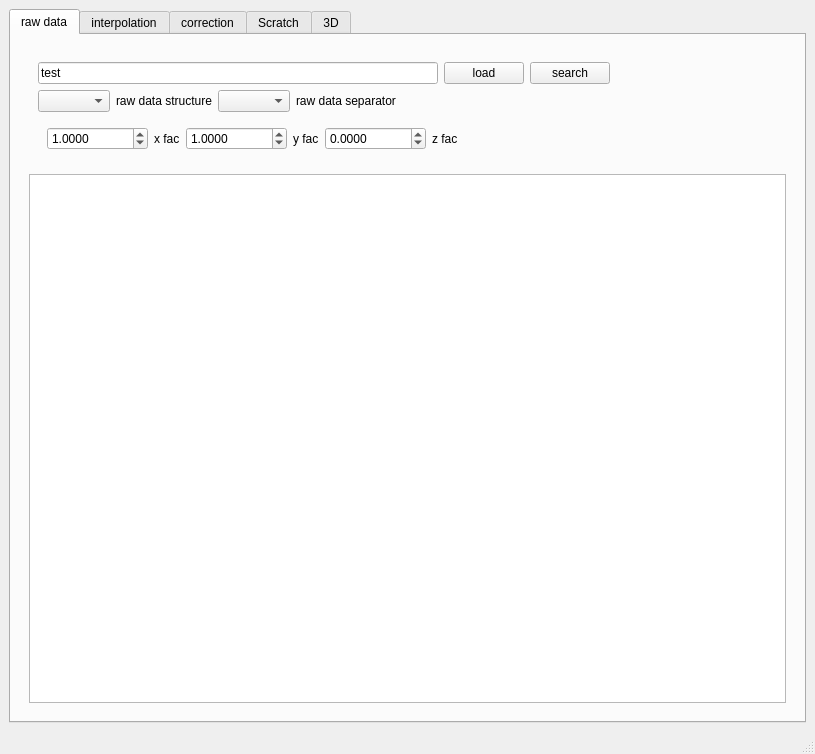
<?xml version="1.0" encoding="UTF-8"?>
<ui version="4.0">
 <class>MainWindow</class>
 <widget class="QMainWindow" name="MainWindow">
  <property name="geometry">
   <rect>
    <x>0</x>
    <y>0</y>
    <width>815</width>
    <height>754</height>
   </rect>
  </property>
  <property name="windowTitle">
   <string>MainWindow</string>
  </property>
  <widget class="QWidget" name="mainWidget">
   <layout class="QVBoxLayout" name="verticalLayout_7">
    <item>
     <widget class="QTabWidget" name="tabWidget">
      <property name="sizePolicy">
       <sizepolicy hsizetype="Expanding" vsizetype="Expanding">
        <horstretch>1</horstretch>
        <verstretch>1</verstretch>
       </sizepolicy>
      </property>
      <property name="currentIndex">
       <number>0</number>
      </property>
      <widget class="QWidget" name="raw_data_tab">
       <attribute name="title">
        <string>raw data</string>
       </attribute>
       <layout class="QVBoxLayout" name="verticalLayout_4">
        <item>
         <widget class="QWidget" name="widget" native="true">
          <layout class="QVBoxLayout" name="verticalLayout_3">
           <item>
            <widget class="QWidget" name="raw_properties" native="true">
             <layout class="QVBoxLayout" name="verticalLayout">
              <item>
               <layout class="QHBoxLayout" name="horizontalLayout_3">
                <item>
                 <widget class="QLineEdit" name="raw_file_path">
                  <property name="minimumSize">
                   <size>
                    <width>400</width>
                    <height>20</height>
                   </size>
                  </property>
                  <property name="text">
                   <string>test</string>
                  </property>
                 </widget>
                </item>
                <item>
                 <widget class="QPushButton" name="raw_load_button">
                  <property name="text">
                   <string>load</string>
                  </property>
                 </widget>
                </item>
                <item>
                 <widget class="QPushButton" name="raw_search_button">
                  <property name="text">
                   <string>search</string>
                  </property>
                 </widget>
                </item>
                <item>
                 <spacer name="horizontalSpacer">
                  <property name="orientation">
                   <enum>Qt::Horizontal</enum>
                  </property>
                  <property name="sizeHint" stdset="0">
                   <size>
                    <width>40</width>
                    <height>20</height>
                   </size>
                  </property>
                 </spacer>
                </item>
               </layout>
              </item>
              <item>
               <layout class="QHBoxLayout" name="horizontalLayout_4">
                <item>
                 <widget class="QComboBox" name="raw_data_struc"/>
                </item>
                <item>
                 <widget class="QLabel" name="raw_data_struc_lable">
                  <property name="text">
                   <string>raw data structure</string>
                  </property>
                 </widget>
                </item>
                <item>
                 <widget class="QComboBox" name="raw_data_sep"/>
                </item>
                <item>
                 <widget class="QLabel" name="raw_data_sep_lable">
                  <property name="text">
                   <string>raw data separator</string>
                  </property>
                 </widget>
                </item>
                <item>
                 <spacer name="horizontalSpacer_2">
                  <property name="orientation">
                   <enum>Qt::Horizontal</enum>
                  </property>
                  <property name="sizeHint" stdset="0">
                   <size>
                    <width>40</width>
                    <height>20</height>
                   </size>
                  </property>
                 </spacer>
                </item>
               </layout>
              </item>
              <item>
               <widget class="QWidget" name="widget_22" native="true">
                <layout class="QHBoxLayout" name="horizontalLayout_19">
                 <item>
                  <widget class="QDoubleSpinBox" name="raw_x_fac">
                   <property name="decimals">
                    <number>4</number>
                   </property>
                   <property name="minimum">
                    <double>-1000000.000000000000000</double>
                   </property>
                   <property name="maximum">
                    <double>1000000.000000000000000</double>
                   </property>
                   <property name="value">
                    <double>1.000000000000000</double>
                   </property>
                  </widget>
                 </item>
                 <item>
                  <widget class="QLabel" name="label_17">
                   <property name="text">
                    <string>x fac</string>
                   </property>
                  </widget>
                 </item>
                 <item>
                  <widget class="QDoubleSpinBox" name="raw_y_fac">
                   <property name="decimals">
                    <number>4</number>
                   </property>
                   <property name="minimum">
                    <double>-1000000.000000000000000</double>
                   </property>
                   <property name="maximum">
                    <double>1000000.000000000000000</double>
                   </property>
                   <property name="singleStep">
                    <double>1.000000000000000</double>
                   </property>
                   <property name="value">
                    <double>1.000000000000000</double>
                   </property>
                  </widget>
                 </item>
                 <item>
                  <widget class="QLabel" name="label_18">
                   <property name="text">
                    <string>y fac</string>
                   </property>
                  </widget>
                 </item>
                 <item>
                  <widget class="QDoubleSpinBox" name="raw_z_fac">
                   <property name="decimals">
                    <number>4</number>
                   </property>
                   <property name="minimum">
                    <double>-1000000.000000000000000</double>
                   </property>
                   <property name="maximum">
                    <double>1000000.000000000000000</double>
                   </property>
                  </widget>
                 </item>
                 <item>
                  <widget class="QLabel" name="label_19">
                   <property name="text">
                    <string>z fac</string>
                   </property>
                  </widget>
                 </item>
                 <item>
                  <spacer name="horizontalSpacer_9">
                   <property name="orientation">
                    <enum>Qt::Horizontal</enum>
                   </property>
                   <property name="sizeHint" stdset="0">
                    <size>
                     <width>40</width>
                     <height>20</height>
                    </size>
                   </property>
                  </spacer>
                 </item>
                </layout>
               </widget>
              </item>
             </layout>
            </widget>
           </item>
           <item>
            <widget class="QTableView" name="rawdatatable">
             <property name="sizePolicy">
              <sizepolicy hsizetype="Preferred" vsizetype="Preferred">
               <horstretch>1</horstretch>
               <verstretch>1</verstretch>
              </sizepolicy>
             </property>
            </widget>
           </item>
          </layout>
         </widget>
        </item>
       </layout>
      </widget>
      <widget class="QWidget" name="interpolation_tab">
       <attribute name="title">
        <string>interpolation</string>
       </attribute>
       <layout class="QVBoxLayout" name="verticalLayout_5">
        <item>
         <widget class="QWidget" name="widget_4" native="true">
          <layout class="QVBoxLayout" name="verticalLayout_6">
           <item>
            <widget class="QWidget" name="widget_3" native="true">
             <layout class="QVBoxLayout" name="verticalLayout_2">
              <item>
               <widget class="QWidget" name="widget_2" native="true">
                <layout class="QHBoxLayout" name="horizontalLayout">
                 <item>
                  <widget class="QWidget" name="widget_10" native="true">
                   <layout class="QVBoxLayout" name="verticalLayout_10">
                    <item>
                     <widget class="QWidget" name="widget_8" native="true">
                      <layout class="QHBoxLayout" name="horizontalLayout_6">
                       <property name="spacing">
                        <number>0</number>
                       </property>
                       <property name="leftMargin">
                        <number>0</number>
                       </property>
                       <property name="rightMargin">
                        <number>0</number>
                       </property>
                       <property name="bottomMargin">
                        <number>0</number>
                       </property>
                       <item>
                        <widget class="QDoubleSpinBox" name="interpolation_resolution_x">
                         <property name="decimals">
                          <number>3</number>
                         </property>
                         <property name="minimum">
                          <double>0.001000000000000</double>
                         </property>
                         <property name="maximum">
                          <double>1000000.000000000000000</double>
                         </property>
                         <property name="value">
                          <double>1.000000000000000</double>
                         </property>
                        </widget>
                       </item>
                       <item>
                        <widget class="QLabel" name="label">
                         <property name="text">
                          <string>Xresolution</string>
                         </property>
                        </widget>
                       </item>
                      </layout>
                     </widget>
                    </item>
                    <item>
                     <widget class="QWidget" name="widget_9" native="true">
                      <layout class="QHBoxLayout" name="horizontalLayout_7">
                       <property name="spacing">
                        <number>0</number>
                       </property>
                       <property name="leftMargin">
                        <number>0</number>
                       </property>
                       <property name="topMargin">
                        <number>0</number>
                       </property>
                       <property name="rightMargin">
                        <number>0</number>
                       </property>
                       <property name="bottomMargin">
                        <number>0</number>
                       </property>
                       <item>
                        <widget class="QDoubleSpinBox" name="interpolation_resolution_y">
                         <property name="decimals">
                          <number>3</number>
                         </property>
                         <property name="minimum">
                          <double>0.001000000000000</double>
                         </property>
                         <property name="maximum">
                          <double>1000000.000000000000000</double>
                         </property>
                         <property name="value">
                          <double>1.000000000000000</double>
                         </property>
                        </widget>
                       </item>
                       <item>
                        <widget class="QLabel" name="label_4">
                         <property name="text">
                          <string>Yresolution</string>
                         </property>
                        </widget>
                       </item>
                      </layout>
                     </widget>
                    </item>
                   </layout>
                  </widget>
                 </item>
                 <item>
                  <widget class="QComboBox" name="interpolation_method"/>
                 </item>
                 <item>
                  <widget class="QLabel" name="label_2">
                   <property name="text">
                    <string>method</string>
                   </property>
                  </widget>
                 </item>
                 <item>
                  <spacer name="horizontalSpacer_3">
                   <property name="orientation">
                    <enum>Qt::Horizontal</enum>
                   </property>
                   <property name="sizeHint" stdset="0">
                    <size>
                     <width>40</width>
                     <height>20</height>
                    </size>
                   </property>
                  </spacer>
                 </item>
                 <item>
                  <widget class="QPushButton" name="interpolation_interpolate">
                   <property name="text">
                    <string>interpolate raw</string>
                   </property>
                  </widget>
                 </item>
                </layout>
               </widget>
              </item>
              <item>
               <widget class="QWidget" name="widget_5" native="true">
                <layout class="QHBoxLayout" name="horizontalLayout_2">
                 <item>
                  <spacer name="horizontalSpacer_4">
                   <property name="orientation">
                    <enum>Qt::Horizontal</enum>
                   </property>
                   <property name="sizeHint" stdset="0">
                    <size>
                     <width>40</width>
                     <height>20</height>
                    </size>
                   </property>
                  </spacer>
                 </item>
                 <item>
                  <widget class="QPushButton" name="interpolation_save">
                   <property name="text">
                    <string>save</string>
                   </property>
                  </widget>
                 </item>
                </layout>
               </widget>
              </item>
             </layout>
            </widget>
           </item>
          </layout>
         </widget>
        </item>
        <item>
         <widget class="QTableView" name="interpolation_data_table"/>
        </item>
       </layout>
      </widget>
      <widget class="QWidget" name="correction_tab">
       <attribute name="title">
        <string>correction</string>
       </attribute>
       <layout class="QVBoxLayout" name="verticalLayout_8">
        <item>
         <widget class="QScrollArea" name="scrollArea">
          <property name="widgetResizable">
           <bool>true</bool>
          </property>
          <widget class="QWidget" name="scrollAreaWidgetContents">
           <property name="geometry">
            <rect>
             <x>0</x>
             <y>0</y>
             <width>729</width>
             <height>1339</height>
            </rect>
           </property>
           <layout class="QVBoxLayout" name="verticalLayout_9">
            <item>
             <widget class="QLabel" name="label_5">
              <property name="text">
               <string>Interpolated Data</string>
              </property>
             </widget>
            </item>
            <item>
             <widget class="QWidget" name="widget_6" native="true">
              <property name="enabled">
               <bool>true</bool>
              </property>
              <layout class="QHBoxLayout" name="horizontalLayout_5">
               <property name="sizeConstraint">
                <enum>QLayout::SetDefaultConstraint</enum>
               </property>
               <property name="topMargin">
                <number>0</number>
               </property>
               <item>
                <widget class="QLabel" name="label_3">
                 <property name="text">
                  <string>plot type</string>
                 </property>
                </widget>
               </item>
               <item>
                <widget class="QRadioButton" name="correction_raw_plottype_contour">
                 <property name="text">
                  <string>contour</string>
                 </property>
                </widget>
               </item>
               <item>
                <widget class="QRadioButton" name="correction_raw_plottype_mesh">
                 <property name="text">
                  <string>mesh</string>
                 </property>
                </widget>
               </item>
               <item>
                <spacer name="horizontalSpacer_5">
                 <property name="orientation">
                  <enum>Qt::Horizontal</enum>
                 </property>
                 <property name="sizeHint" stdset="0">
                  <size>
                   <width>40</width>
                   <height>20</height>
                  </size>
                 </property>
                </spacer>
               </item>
              </layout>
             </widget>
            </item>
            <item>
             <widget class="QWidget" name="coorection_top_image_widget" native="true">
              <property name="minimumSize">
               <size>
                <width>0</width>
                <height>300</height>
               </size>
              </property>
              <layout class="QGridLayout" name="gridLayout_2"/>
             </widget>
            </item>
            <item>
             <widget class="QWidget" name="widget_21" native="true">
              <layout class="QHBoxLayout" name="horizontalLayout_18">
               <item>
                <spacer name="horizontalSpacer_8">
                 <property name="orientation">
                  <enum>Qt::Horizontal</enum>
                 </property>
                 <property name="sizeHint" stdset="0">
                  <size>
                   <width>40</width>
                   <height>20</height>
                  </size>
                 </property>
                </spacer>
               </item>
               <item>
                <widget class="QPushButton" name="interpolation_addcorner_button">
                 <property name="text">
                  <string>add corners</string>
                 </property>
                </widget>
               </item>
               <item>
                <widget class="QPushButton" name="interpolation_clear_button">
                 <property name="text">
                  <string>clear</string>
                 </property>
                </widget>
               </item>
              </layout>
             </widget>
            </item>
            <item>
             <widget class="QTableWidget" name="correntionpoint_table">
              <property name="sizePolicy">
               <sizepolicy hsizetype="Expanding" vsizetype="Preferred">
                <horstretch>0</horstretch>
                <verstretch>0</verstretch>
               </sizepolicy>
              </property>
              <property name="minimumSize">
               <size>
                <width>0</width>
                <height>200</height>
               </size>
              </property>
             </widget>
            </item>
            <item>
             <widget class="QWidget" name="widget_11" native="true">
              <layout class="QHBoxLayout" name="horizontalLayout_8">
               <item>
                <spacer name="horizontalSpacer_6">
                 <property name="orientation">
                  <enum>Qt::Horizontal</enum>
                 </property>
                 <property name="sizeHint" stdset="0">
                  <size>
                   <width>40</width>
                   <height>20</height>
                  </size>
                 </property>
                </spacer>
               </item>
               <item>
                <widget class="QDoubleSpinBox" name="correction_spin_cut_lower">
                 <property name="maximum">
                  <double>100.000000000000000</double>
                 </property>
                </widget>
               </item>
               <item>
                <widget class="QLabel" name="label_16">
                 <property name="text">
                  <string>cut lower</string>
                 </property>
                </widget>
               </item>
               <item>
                <widget class="QDoubleSpinBox" name="correction_spin_cut_upper">
                 <property name="maximum">
                  <double>100.000000000000000</double>
                 </property>
                </widget>
               </item>
               <item>
                <widget class="QLabel" name="label_15">
                 <property name="text">
                  <string>cut upper</string>
                 </property>
                </widget>
               </item>
               <item>
                <widget class="QPushButton" name="update_correction_button">
                 <property name="text">
                  <string>update</string>
                 </property>
                </widget>
               </item>
              </layout>
             </widget>
            </item>
            <item>
             <widget class="QLabel" name="label_6">
              <property name="text">
               <string>Correction Surface</string>
              </property>
             </widget>
            </item>
            <item>
             <widget class="QWidget" name="correction_surface_view" native="true">
              <property name="minimumSize">
               <size>
                <width>0</width>
                <height>300</height>
               </size>
              </property>
              <layout class="QGridLayout" name="gridLayout"/>
             </widget>
            </item>
            <item>
             <widget class="QLabel" name="label_7">
              <property name="text">
               <string>Corrected Data Plot</string>
              </property>
             </widget>
            </item>
            <item>
             <widget class="QWidget" name="correcte_data_plot" native="true">
              <property name="minimumSize">
               <size>
                <width>0</width>
                <height>200</height>
               </size>
              </property>
              <layout class="QGridLayout" name="gridLayout_3"/>
             </widget>
            </item>
            <item>
             <widget class="QWidget" name="widget_7" native="true"/>
            </item>
           </layout>
          </widget>
         </widget>
        </item>
       </layout>
      </widget>
      <widget class="QWidget" name="tab_3">
       <attribute name="title">
        <string>Scratch</string>
       </attribute>
      </widget>
      <widget class="QWidget" name="tab3d">
       <attribute name="title">
        <string>3D</string>
       </attribute>
       <layout class="QVBoxLayout" name="verticalLayout_11">
        <item>
         <widget class="QWidget" name="widget_12" native="true">
          <layout class="QHBoxLayout" name="horizontalLayout_16">
           <property name="topMargin">
            <number>0</number>
           </property>
           <property name="bottomMargin">
            <number>0</number>
           </property>
           <item>
            <widget class="QWidget" name="widget_13" native="true">
             <layout class="QVBoxLayout" name="verticalLayout_12">
              <item>
               <widget class="QWidget" name="widget_14" native="true">
                <layout class="QHBoxLayout" name="horizontalLayout_11">
                 <property name="spacing">
                  <number>0</number>
                 </property>
                 <property name="leftMargin">
                  <number>0</number>
                 </property>
                 <property name="topMargin">
                  <number>0</number>
                 </property>
                 <property name="rightMargin">
                  <number>0</number>
                 </property>
                 <property name="bottomMargin">
                  <number>0</number>
                 </property>
                 <item>
                  <widget class="QSlider" name="slider_3d_camera_x">
                   <property name="minimumSize">
                    <size>
                     <width>200</width>
                     <height>0</height>
                    </size>
                   </property>
                   <property name="orientation">
                    <enum>Qt::Horizontal</enum>
                   </property>
                  </widget>
                 </item>
                 <item>
                  <widget class="QLabel" name="label_10">
                   <property name="text">
                    <string>camera x</string>
                   </property>
                  </widget>
                 </item>
                </layout>
               </widget>
              </item>
              <item>
               <widget class="QWidget" name="widget_16" native="true">
                <layout class="QHBoxLayout" name="horizontalLayout_10">
                 <property name="spacing">
                  <number>0</number>
                 </property>
                 <property name="leftMargin">
                  <number>0</number>
                 </property>
                 <property name="topMargin">
                  <number>0</number>
                 </property>
                 <property name="rightMargin">
                  <number>0</number>
                 </property>
                 <property name="bottomMargin">
                  <number>0</number>
                 </property>
                 <item>
                  <widget class="QSlider" name="slider_3d_camera_y">
                   <property name="orientation">
                    <enum>Qt::Horizontal</enum>
                   </property>
                  </widget>
                 </item>
                 <item>
                  <widget class="QLabel" name="label_9">
                   <property name="text">
                    <string>camera y</string>
                   </property>
                  </widget>
                 </item>
                </layout>
               </widget>
              </item>
              <item>
               <widget class="QWidget" name="widget_15" native="true">
                <layout class="QHBoxLayout" name="horizontalLayout_9">
                 <property name="spacing">
                  <number>0</number>
                 </property>
                 <property name="leftMargin">
                  <number>0</number>
                 </property>
                 <property name="topMargin">
                  <number>0</number>
                 </property>
                 <property name="rightMargin">
                  <number>0</number>
                 </property>
                 <property name="bottomMargin">
                  <number>0</number>
                 </property>
                 <item>
                  <widget class="QSlider" name="slider_3d_camera_z">
                   <property name="orientation">
                    <enum>Qt::Horizontal</enum>
                   </property>
                  </widget>
                 </item>
                 <item>
                  <widget class="QLabel" name="label_11">
                   <property name="text">
                    <string>camera z</string>
                   </property>
                  </widget>
                 </item>
                </layout>
               </widget>
              </item>
             </layout>
            </widget>
           </item>
           <item>
            <widget class="QWidget" name="widget_17" native="true">
             <layout class="QVBoxLayout" name="verticalLayout_13">
              <item>
               <widget class="QWidget" name="widget_18" native="true">
                <layout class="QHBoxLayout" name="horizontalLayout_12">
                 <property name="spacing">
                  <number>0</number>
                 </property>
                 <property name="leftMargin">
                  <number>0</number>
                 </property>
                 <property name="topMargin">
                  <number>0</number>
                 </property>
                 <property name="rightMargin">
                  <number>0</number>
                 </property>
                 <property name="bottomMargin">
                  <number>0</number>
                 </property>
                 <item>
                  <widget class="QSlider" name="slider_3d_distance">
                   <property name="minimumSize">
                    <size>
                     <width>200</width>
                     <height>0</height>
                    </size>
                   </property>
                   <property name="orientation">
                    <enum>Qt::Horizontal</enum>
                   </property>
                  </widget>
                 </item>
                 <item>
                  <widget class="QLabel" name="label_12">
                   <property name="text">
                    <string>distance</string>
                   </property>
                  </widget>
                 </item>
                </layout>
               </widget>
              </item>
              <item>
               <widget class="QWidget" name="widget_19" native="true">
                <layout class="QHBoxLayout" name="horizontalLayout_14">
                 <property name="spacing">
                  <number>0</number>
                 </property>
                 <property name="leftMargin">
                  <number>0</number>
                 </property>
                 <property name="topMargin">
                  <number>0</number>
                 </property>
                 <property name="rightMargin">
                  <number>0</number>
                 </property>
                 <property name="bottomMargin">
                  <number>0</number>
                 </property>
                 <item>
                  <widget class="QSlider" name="slider_3d_azimute">
                   <property name="maximum">
                    <number>360</number>
                   </property>
                   <property name="orientation">
                    <enum>Qt::Horizontal</enum>
                   </property>
                  </widget>
                 </item>
                 <item>
                  <widget class="QLabel" name="label_13">
                   <property name="text">
                    <string>azimute</string>
                   </property>
                  </widget>
                 </item>
                </layout>
               </widget>
              </item>
              <item>
               <widget class="QWidget" name="widget_20" native="true">
                <layout class="QHBoxLayout" name="horizontalLayout_15">
                 <property name="spacing">
                  <number>0</number>
                 </property>
                 <property name="leftMargin">
                  <number>0</number>
                 </property>
                 <property name="topMargin">
                  <number>0</number>
                 </property>
                 <property name="rightMargin">
                  <number>0</number>
                 </property>
                 <property name="bottomMargin">
                  <number>0</number>
                 </property>
                 <item>
                  <widget class="QSlider" name="slider_3d_elevation">
                   <property name="minimum">
                    <number>-90</number>
                   </property>
                   <property name="maximum">
                    <number>90</number>
                   </property>
                   <property name="orientation">
                    <enum>Qt::Horizontal</enum>
                   </property>
                  </widget>
                 </item>
                 <item>
                  <widget class="QLabel" name="label_14">
                   <property name="text">
                    <string>elevation</string>
                   </property>
                  </widget>
                 </item>
                </layout>
               </widget>
              </item>
             </layout>
            </widget>
           </item>
           <item>
            <spacer name="horizontalSpacer_7">
             <property name="orientation">
              <enum>Qt::Horizontal</enum>
             </property>
             <property name="sizeHint" stdset="0">
              <size>
               <width>129</width>
               <height>20</height>
              </size>
             </property>
            </spacer>
           </item>
           <item>
            <widget class="QLabel" name="label_8">
             <property name="text">
              <string>data</string>
             </property>
            </widget>
           </item>
           <item>
            <widget class="QComboBox" name="plot3d_data_source"/>
           </item>
          </layout>
         </widget>
        </item>
        <item>
         <widget class="QWidget" name="widget_23" native="true">
          <layout class="QHBoxLayout" name="horizontalLayout_21">
           <property name="topMargin">
            <number>0</number>
           </property>
           <property name="bottomMargin">
            <number>0</number>
           </property>
           <item>
            <widget class="QDoubleSpinBox" name="scale_3d_x">
             <property name="minimum">
              <double>-1000.000000000000000</double>
             </property>
             <property name="maximum">
              <double>1000.000000000000000</double>
             </property>
             <property name="singleStep">
              <double>0.100000000000000</double>
             </property>
             <property name="value">
              <double>1.000000000000000</double>
             </property>
            </widget>
           </item>
           <item>
            <widget class="QLabel" name="label_23">
             <property name="text">
              <string>X scale</string>
             </property>
            </widget>
           </item>
           <item>
            <widget class="QDoubleSpinBox" name="scale_3d_y">
             <property name="minimum">
              <double>-1000.000000000000000</double>
             </property>
             <property name="maximum">
              <double>1000.000000000000000</double>
             </property>
             <property name="singleStep">
              <double>0.100000000000000</double>
             </property>
             <property name="value">
              <double>1.000000000000000</double>
             </property>
            </widget>
           </item>
           <item>
            <widget class="QLabel" name="label_24">
             <property name="text">
              <string>y scale</string>
             </property>
            </widget>
           </item>
           <item>
            <widget class="QDoubleSpinBox" name="scale_3d_z">
             <property name="minimum">
              <double>-1000.000000000000000</double>
             </property>
             <property name="maximum">
              <double>1000.000000000000000</double>
             </property>
             <property name="singleStep">
              <double>0.100000000000000</double>
             </property>
             <property name="value">
              <double>1.000000000000000</double>
             </property>
            </widget>
           </item>
           <item>
            <widget class="QLabel" name="label_25">
             <property name="text">
              <string>z scale</string>
             </property>
            </widget>
           </item>
           <item>
            <spacer name="horizontalSpacer_11">
             <property name="orientation">
              <enum>Qt::Horizontal</enum>
             </property>
             <property name="sizeHint" stdset="0">
              <size>
               <width>40</width>
               <height>20</height>
              </size>
             </property>
            </spacer>
           </item>
          </layout>
         </widget>
        </item>
        <item>
         <widget class="QWidget" name="legend3d_widget" native="true">
          <property name="sizePolicy">
           <sizepolicy hsizetype="Preferred" vsizetype="Minimum">
            <horstretch>0</horstretch>
            <verstretch>0</verstretch>
           </sizepolicy>
          </property>
          <property name="minimumSize">
           <size>
            <width>0</width>
            <height>100</height>
           </size>
          </property>
          <property name="maximumSize">
           <size>
            <width>16777215</width>
            <height>100</height>
           </size>
          </property>
          <layout class="QHBoxLayout" name="horizontalLayout_17">
           <property name="bottomMargin">
            <number>0</number>
           </property>
          </layout>
         </widget>
        </item>
        <item>
         <widget class="QWidget" name="plot3d_pot_widget" native="true">
          <property name="autoFillBackground">
           <bool>false</bool>
          </property>
          <layout class="QHBoxLayout" name="horizontalLayout_13">
           <property name="topMargin">
            <number>0</number>
           </property>
           <property name="bottomMargin">
            <number>0</number>
           </property>
           <item>
            <spacer name="verticalSpacer">
             <property name="orientation">
              <enum>Qt::Vertical</enum>
             </property>
             <property name="sizeHint" stdset="0">
              <size>
               <width>20</width>
               <height>40</height>
              </size>
             </property>
            </spacer>
           </item>
          </layout>
         </widget>
        </item>
       </layout>
      </widget>
     </widget>
    </item>
   </layout>
  </widget>
  <widget class="QMenuBar" name="menubar">
   <property name="geometry">
    <rect>
     <x>0</x>
     <y>0</y>
     <width>815</width>
     <height>31</height>
    </rect>
   </property>
  </widget>
  <widget class="QStatusBar" name="statusbar"/>
 </widget>
 <resources/>
 <connections/>
</ui>
